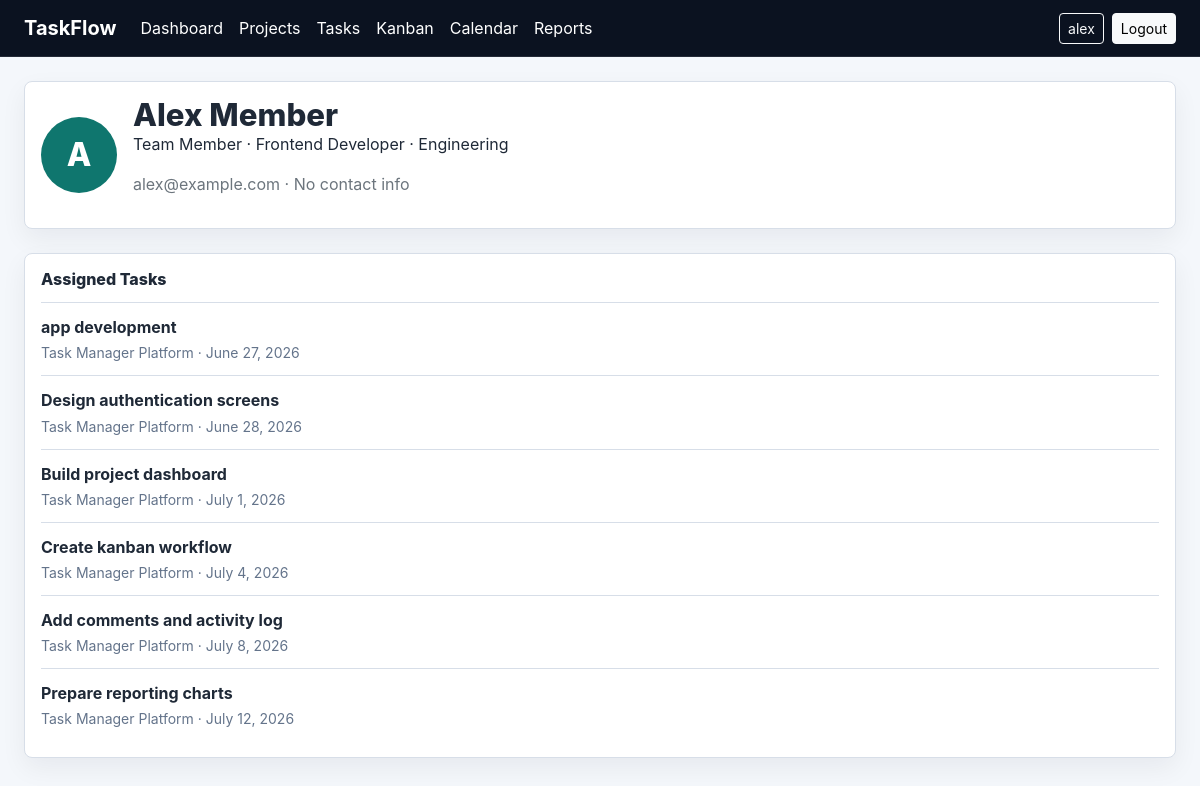
Screenshot of /profile/ (signed in) with the database file from the repository.
### core/models.py (models this page shows, shortened)
class Profile(models.Model):
    ROLE_CHOICES = [
        ("admin", "Administrator"),
        ("manager", "Project Manager"),
        ("member", "Team Member"),
    ]
    user = models.OneToOneField(settings.AUTH_USER_MODEL, on_delete=models.CASCADE)
    full_name = models.CharField(max_length=120)
    role = models.CharField(max_length=20, choices=ROLE_CHOICES, default="member")
    designation = models.CharField(max_length=100, blank=True)
    department = models.CharField(max_length=100, blank=True)
    contact = models.CharField(max_length=40, blank=True)
    photo = models.ImageField(upload_to="profiles/", blank=True, null=True)

class Task(models.Model):
    PRIORITY_CHOICES = [
        ("low", "Low"),
        ("medium", "Medium"),
        ("high", "High"),
        ("critical", "Critical"),
    ]
    STATUS_CHOICES = [
        ("todo", "To Do"),
        ("in_progress", "In Progress"),
        ("review", "Review"),
        ("done", "Done"),
        ("blocked", "Blocked"),
    ]
    title = models.CharField(max_length=180)
    description = models.TextField()
    project = models.ForeignKey(Project, on_delete=models.CASCADE, related_name="tasks")
    sprint = models.ForeignKey(Sprint, on_delete=models.SET_NULL, related_name="tasks", null=True, blank=True)
    priority = models.CharField(max_length=20, choices=PRIORITY_CHOICES, default="medium")
    status = models.CharField(max_length=20, choices=STATUS_CHOICES, default="todo")
    assignee = models.ForeignKey(settings.AUTH_USER_MODEL, on_delete=models.SET_NULL, related_name="assigned_tasks", null=True, blank=True)
    reviewers = models.ManyToManyField(settings.AUTH_USER_MODEL, related_name="review_tasks", blank=True)
    dependency = models.ForeignKey("self", on_delete=models.SET_NULL, null=True, blank=True)
    start_date = models.DateField()
    due_date = models.DateField()
    estimated_hours = models.DecimalField(max_digits=5, decimal_places=1, default=1)
    created_at = models.DateTimeField(auto_now_add=True)
    updated_at = models.DateTimeField(auto_now=True)

class Project(models.Model):
    STATUS_CHOICES = [
        ("planning", "Planning"),
        ("active", "Active"),
        ("on_hold", "On Hold"),
        ("completed", "Completed"),
        ("cancelled", "Cancelled"),
    ]
    name = models.CharField(max_length=160)
    description = models.TextField()
    start_date = models.DateField()
    end_date = models.DateField()
    status = models.CharField(max_length=20, choices=STATUS_CHOICES, default="planning")
    manager = models.ForeignKey(settings.AUTH_USER_MODEL, on_delete=models.CASCADE, related_name="managed_projects")
    members = models.ManyToManyField(settings.AUTH_USER_MODEL, related_name="projects", blank=True)

### core/views.py (the view)
# urls.py: path("profile/", views.profile, name="profile"),
@login_required
def profile(request):
    profile_obj = _ensure_profile(request.user)
    assigned = request.user.assigned_tasks.select_related("project").order_by("due_date")[:8]
    return render(request, "profile.html", {"profile": profile_obj, "assigned": assigned})

### core/views.py (called while the page is built)
def _ensure_profile(user):
    profile, _ = Profile.objects.get_or_create(
        user=user,
        defaults={"full_name": user.get_full_name() or user.username, "role": "manager"},
    )
    return profile

### templates/profile.html (shortened to what this page needs)
{% extends "base.html" %}
{% block content %}
<section class="container-fluid px-4 py-4">
  <div class="panel profile-panel">
    <div class="avatar">{{ profile.full_name|slice:":1" }}</div>
    <div>
      <h1 class="page-title">{{ profile.full_name }}</h1>
      <p>{{ profile.get_role_display }} · {{ profile.designation|default:"No designation" }} · {{ profile.department|default:"No department" }}</p>
      <p class="text-secondary">{{ user.email }} · {{ profile.contact|default:"No contact info" }}</p>
    </div>
  </div>
  <div class="panel mt-4">
    <h2>Assigned Tasks</h2>
    {% for task in assigned %}
      <a class="task-link" href="{% url 'task_detail' task.pk %}"><strong>{{ task.title }}</strong><small>{{ task.project.name }} · {{ task.due_date }}</small></a>
    {% empty %}
      <p class="empty-state">No assigned tasks.</p>
    {% endfor %}
  </div>
</section>
{% endblock %}

### templates/base.html (shortened to what this page needs)
{% load static %}
<!doctype html>
<html lang="en">
<head>
  <link href="https://cdn.jsdelivr.net/npm/bootstrap@5.3.3/dist/css/bootstrap.min.css" rel="stylesheet">
  <link rel="stylesheet" href="{% static 'css/styles.css' %}">
</head>
<body>
  <nav class="navbar navbar-expand-lg app-nav sticky-top">
     <div class="container-fluid px-4">
      <a class="navbar-brand fw-bold" href="{% url 'dashboard' %}">TaskFlow</a>
      <div class="collapse navbar-collapse" id="mainNav">
        <ul class="navbar-nav me-auto mb-2 mb-lg-0">
          <li class="nav-item"><a class="nav-link" href="{% url 'dashboard' %}">Dashboard</a></li>
          <li class="nav-item"><a class="nav-link" href="{% url 'projects' %}">Projects</a></li>
          <li class="nav-item"><a class="nav-link" href="{% url 'tasks' %}">Tasks</a></li>
          <li class="nav-item"><a class="nav-link" href="{% url 'kanban' %}">Kanban</a></li>
          <li class="nav-item"><a class="nav-link" href="{% url 'calendar' %}">Calendar</a></li>
          <li class="nav-item"><a class="nav-link" href="{% url 'reports' %}">Reports</a></li>
        </ul>
        <div class="d-flex gap-2 align-items-center">
          {% if user.is_authenticated %}
            <a class="btn btn-sm btn-outline-light" href="{% url 'profile' %}">{{ user.username }}</a>
            <form method="post" action="{% url 'logout' %}">{% csrf_token %}
              <button class="btn btn-sm btn-light" type="submit">Logout</button>
            </form>
          {% else %}
            <a class="btn btn-sm btn-outline-light" href="{% url 'login' %}">Login</a>
            <a class="btn btn-sm btn-light" href="{% url 'register' %}">Register</a>
          {% endif %}
        </div>
      </div>
    </div>
  </nav>
  <main class="page-shell">
    {% block content %}{% endblock %}
  </main>
</body>
</html>

### static/css/styles.css (style rules this page uses)
:root { --ink: #1f2937; --muted: #64748b; --line: #d7dee8; --paper: #ffffff; --wash: #f4f7fb; --brand: #0f766e; --brand-2: #2563eb; --danger: #dc2626; }
body { background: var(--wash); color: var(--ink); font-family: Inter, system-ui, -apple-system, BlinkMacSystemFont, "Segoe UI", sans-serif; }
.app-nav { background: #0b1220; border-bottom: 1px solid rgba(255, 255, 255, .1); }
.app-nav .navbar-brand, .app-nav .nav-link { color: #fff; }
.page-shell { min-height: calc(100vh - 57px); }
.page-title { font-size: clamp(1.7rem, 2.6vw, 2.5rem); line-height: 1.1; margin: 0; font-weight: 800; }
.toolbar, .filter-bar, .metric-grid, .panel-head, .profile-panel { display: flex; align-items: center; gap: 1rem; }
.metric, .panel, .project-card, .form-panel, .auth-panel { background: var(--paper); border: 1px solid var(--line); border-radius: 8px; box-shadow: 0 10px 26px rgba(15, 23, 42, .06); }
.panel { padding: 1rem; }
.panel h2, .kanban-column h2, .project-card h2 { font-size: 1rem; font-weight: 800; margin-bottom: .8rem; }
.project-card p, .card-meta, .task-link small, .kanban-card small { color: var(--muted); }
.task-link { display: grid; gap: .2rem; text-decoration: none; color: var(--ink); border-top: 1px solid var(--line); padding: .75rem 0; }
.avatar { width: 76px; height: 76px; border-radius: 50%; background: var(--brand); color: #fff; display: grid; place-items: center; font-size: 2rem; font-weight: 800; }

### rows the page displays
Profile: full_name "A", full_name "Alex Member", role "Team Member", designation "Frontend Developer", department "Engineering", contact "No contact info"
Task: title "app development", project.name "Task Manager Platform", due_date "June 27, 2026"
Task: title "Design authentication screens", project.name "Task Manager Platform", due_date "June 28, 2026"
Task: title "Build project dashboard", project.name "Task Manager Platform", due_date "July 1, 2026"
Task: title "Create kanban workflow", project.name "Task Manager Platform", due_date "July 4, 2026"
Task: title "Add comments and activity log", project.name "Task Manager Platform", due_date "July 8, 2026"
Task: title "Prepare reporting charts", project.name "Task Manager Platform", due_date "July 12, 2026"

### other values shown
{{ user.username }} "alex"
{{ user.email }} "alex@example.com"
